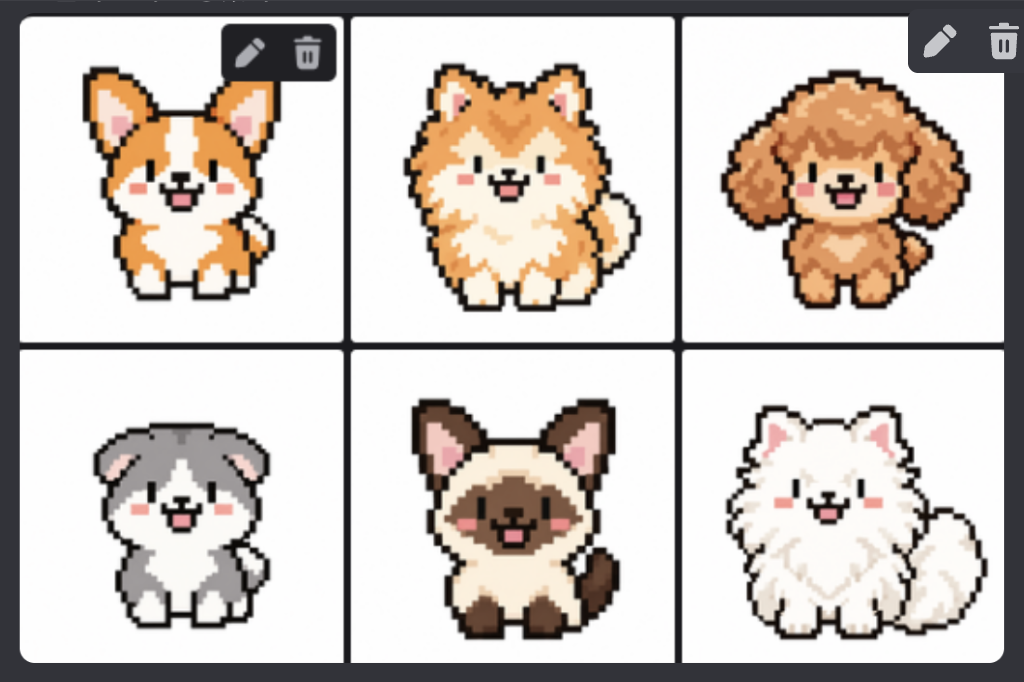
#> input picture app/character/prompts/style_ref.png, 1024 x 682 px
$ python -i canvas.py   (imports and definitions only)
#> lines starting #> are read from the running program, lines starting #| are printed output that depends on the picture; after the words box and inside, x2 and y2 are one past the last pixel; in counts of white or black regions, pixels touching at a corner belong together
#> further down, picture is the input picture: PIL image 1024x682 RGBA; mean R, G, B, A 203.7, 195.5, 189.4, 255
"""512 캔버스 배치

- pixel-dog-generator `spike/canvas512.py`·`spike/canvas512_v4.py`에서 옮긴 코드
- 규칙은 `docs/design/pixel-character-engine.md` 4번
"""

import io
from dataclasses import dataclass

import numpy as np
from PIL import Image
from scipy import ndimage

from app.character.schemas import CANVAS_SIZE

# FN-MYP-010-17 : 캐릭터 높이 통일 뒤 눈 위치 고정 -> 크기·얼굴 자리 일정
CHARACTER_HEIGHT = 341
# 얼굴 영역과 떼어 숫자로 고정 : 지금까지 만든 캐릭터와 같은 눈 높이
# (옛 얼굴 영역 (128, 64, 256, 256)의 가운데·56% 지점, 새 영역 (96, 32, 320, 320)에서 약 55%)
EYE_X = 256.0
EYE_Y = 207.36
# 눈이 그림 위쪽에 있는 캐릭터 보정 : 입이 얼굴 영역 아래로 잘림 방지
TOP_MAX = 100

DARK_MAX = 70
# 턱·몸의 어두운 무늬 제외
EYE_SEARCH_TOP = 0.6
OPEN_PASSES = 2
OUTLINE_REACH = 3
BLOB_MIN_PX, BLOB_MAX_PX = 60, 4000
BLOB_RATIO_MIN, BLOB_RATIO_MAX = 0.5, 2.0
SAME_ROW = 0.06
MIN_APART = 0.15
SIZE_SIMILAR = 0.5
HIGHLIGHT_MIN = 200
HIGHLIGHT_MIN_PX, HIGHLIGHT_MAX_PX = 30, 400

Point = tuple[float, float]


@dataclass(frozen=True)
class Layout:
    """맨몸 컷에서 잰 배치값 : 모든 착장에 재사용 -> 얼굴 자리 고정"""

    scale: float
    origin_x: float
    origin_y: float


@dataclass(frozen=True)
class Placement:
    png: bytes
    eyes: tuple[Point, Point]
    scale: float
    origin: Point
    clipped: bool

    @property
    def layout(self) -> Layout:
        return Layout(self.scale, *self.origin)

    @property
    def canvas_eyes(self) -> tuple[Point, Point]:
        """512 캔버스 위 눈 좌표 (eyes는 원본 컷 기준)"""
        (x1, y1), (x2, y2) = self.eyes
        origin_x, origin_y = self.origin
        return (
            (origin_x + x1 * self.scale, origin_y + y1 * self.scale),
            (origin_x + x2 * self.scale, origin_y + y2 * self.scale),
        )


def _pair(blobs: list[tuple[int, float, float]], image: Image.Image) -> tuple[Point, Point] | None:
    """나란하고 크기가 비슷한 덩어리 쌍 중 가장 큰 것"""
    best = None
    for i, (size1, x1, y1) in enumerate(blobs):
        for size2, x2, y2 in blobs[i + 1 :]:
            if (
                abs(y1 - y2) < SAME_ROW * image.height
                and abs(x1 - x2) > MIN_APART * image.width
                and min(size1, size2) / max(size1, size2) > SIZE_SIMILAR
                and (best is None or size1 + size2 > best[0])
            ):
                left, right = sorted([(x1, y1), (x2, y2)])
                best = (size1 + size2, left, right)
    return (best[1], best[2]) if best else None


def _blobs(
    mask: np.ndarray, outside: np.ndarray, min_px: int, max_px: int
) -> list[tuple[int, float, float]]:
    """둥글고 그림 바깥에 닿지 않은 덩어리 (바깥에 닿으면 눈이 아닌 외곽선)"""
    labels, count = ndimage.label(mask)
    blobs = []
    for k in range(1, count + 1):
        ys, xs = np.where(labels == k)
        if outside[ys, xs].any():
            continue
        ratio = (np.ptp(ys) + 1) / (np.ptp(xs) + 1)
        if min_px <= ys.size <= max_px and BLOB_RATIO_MIN <= ratio <= BLOB_RATIO_MAX:
            blobs.append((ys.size, float(xs.mean()), float(ys.mean())))
    return blobs


def find_eyes(image: Image.Image) -> tuple[Point, Point] | None:
    """위쪽 60%의 어두운 눈동자 쌍, 없으면 흰 하이라이트 쌍 (맨몸 그림 전용 : 모자 그림은 오검출)"""
    pixels = np.array(image.convert("RGBA")).astype(int)
    opaque = pixels[..., 3] > 0
#> opaque: shape (682, 1024) bool; every value is 1
    top = np.zeros(opaque.shape, dtype=bool)
    top[: int(image.height * EYE_SEARCH_TOP)] = True
    outside = ndimage.binary_dilation(~opaque, iterations=OUTLINE_REACH)
#> outside: shape (682, 1024) bool; every value is 0

    dark = opaque & top & (pixels[..., :3].max(axis=2) < DARK_MAX)
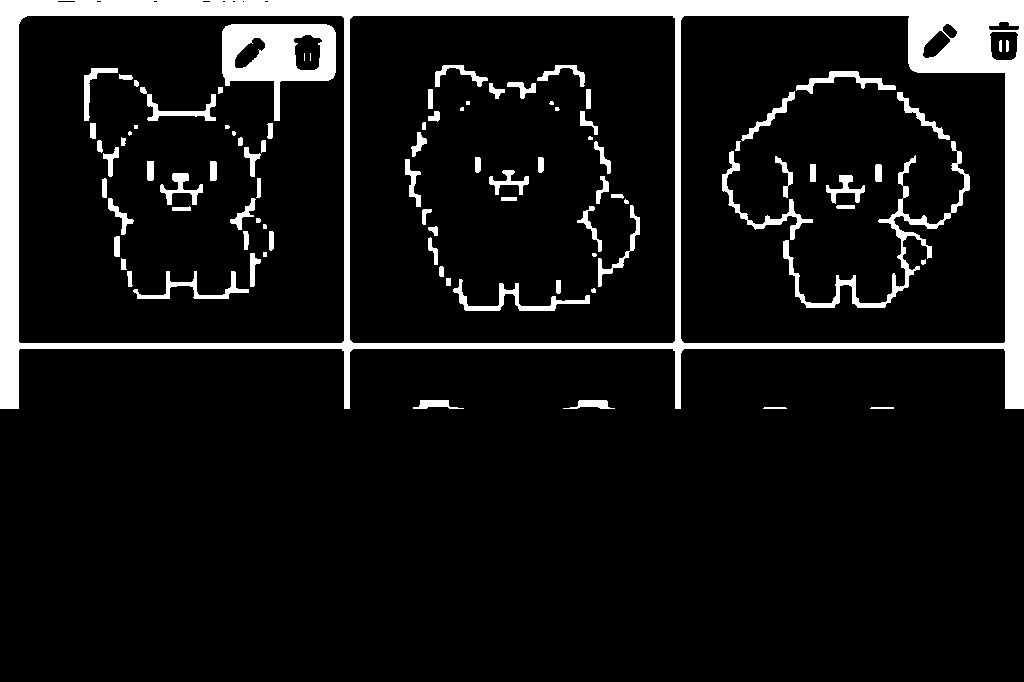
#> dark: shape (682, 1024) bool; 9.9% white; 92 white regions (14 under 20 px), largest, box (x1, y1, x2, y2) and area: (0, 0, 1024, 409) 46042, (222, 24, 336, 121) 5421, (783, 141, 970, 308) 2852
    opened = ndimage.binary_opening(dark, iterations=OPEN_PASSES)
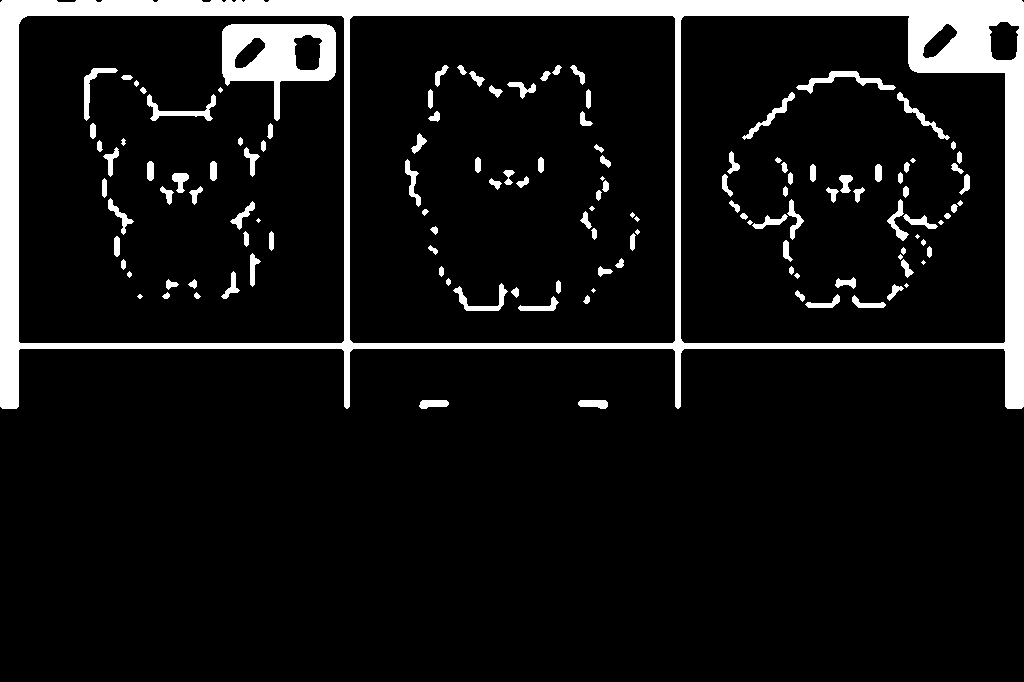
#> opened: shape (682, 1024) bool; 9.2% white; 132 white regions (16 under 20 px), largest, box (x1, y1, x2, y2) and area: (0, 0, 1024, 409) 45877, (222, 24, 336, 121) 5390, (796, 71, 896, 94) 641
    pair = _pair(_blobs(opened, outside, BLOB_MIN_PX, BLOB_MAX_PX), image)
#> in _blobs, `labels, count = ndimage.label(mask)`:
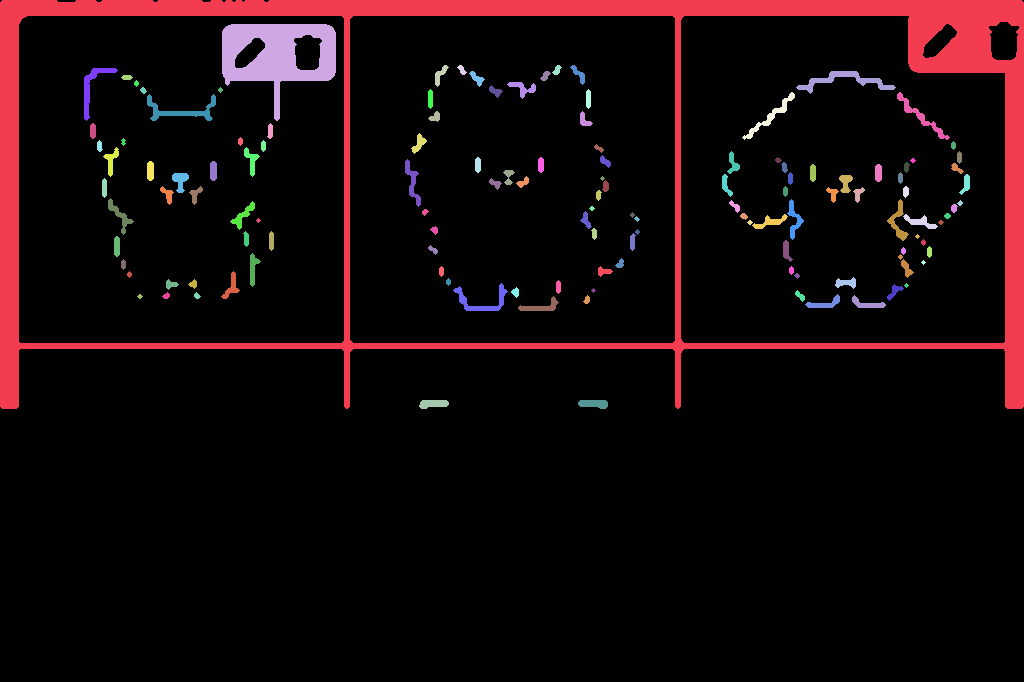
#> labels: shape (682, 1024) int32; 133 distinct labels, from 0 to 132; one colour per label, 0 black
#> in _blobs, `labels, count = ndimage.label(mask)`: count = 132
#> the loop in _blobs, `for k in range(1, count + 1):` made 132 passes
#> ratio on passes 1 to 12: 0.399, 0.851, 1.57, 1, 1, 1.33, 1.56, 1, 0.909, 0.23, 0.417, 1.4
#> after the loop in _blobs, `for k in range(1, count + 1):`: blobs = 40 items, first 6: (125, 439.8, 74.5), (114, 578.4, 73.75), (419, 92.23, 86.34), (105, 476.5, 78.05), (62, 545, 75.5), (197, 522.4, 87.8)
#> the loop in _pair, `for i, (size1, x1, y1) in enumerate(blobs):` made 40 passes
#> (size1, x1, y1) on passes 1 to 12: (125, 439.8, 74.5), (114, 578.4, 73.75), (419, 92.23, 86.34), (105, 476.5, 78.05), (62, 545, 75.5), (197, 522.4, 87.8), (86, 495, 90.85), (380, 770.5, 115.9), (388, 920.6, 116.3), (78, 434.8, 116.6), (101, 584.1, 119.9), (140, 418.5, 143.2)
#> after the loop in _pair, `for i, (size1, x1, y1) in enumerate(blobs):`: best = (807, (92.23, 86.34), (920.6, 116.3)); left = (92.23, 86.34); right = (920.6, 116.3)
#> pair = ((92.23, 86.34), (920.6, 116.3))
    if pair is not None:
        return pair

    # 검은 털 : 눈동자가 털과 붙음 -> 프롬프트가 고정한 눈마다 흰 점 1개
    white = opaque & top & (pixels[..., :3].min(axis=2) > HIGHLIGHT_MIN)
    return _pair(_blobs(white, outside, HIGHLIGHT_MIN_PX, HIGHLIGHT_MAX_PX), image)


def place(image: Image.Image) -> Placement | None:
    """FN-MYP-010-17 : 높이 통일 뒤 두 눈 기준 512×512 배치 (눈을 못 찾으면 None)"""
    eyes = find_eyes(image)
#> eyes = ((92.23, 86.34), (920.6, 116.3))
    if eyes is None:
        return None
    (x1, y1), (x2, y2) = eyes
#> x1 = 92.23; y1 = 86.34; x2 = 920.6; y2 = 116.3
    scale = CHARACTER_HEIGHT / image.height
#> scale = 0.5
    origin_x = EYE_X - (x1 + x2) / 2 * scale
#> origin_x = 2.78
    # 입력은 그림에 맞게 잘린 컷 : origin_y가 곧 캐릭터 상단
    origin_y = min(EYE_Y - (y1 + y2) / 2 * scale, TOP_MAX)
#> origin_y = 100

    size = (max(1, round(image.width * scale)), max(1, round(image.height * scale)))
#> size = (512, 341)
    # 도트 유지 : NEAREST
    big = image.convert("RGBA").resize(size, Image.NEAREST)
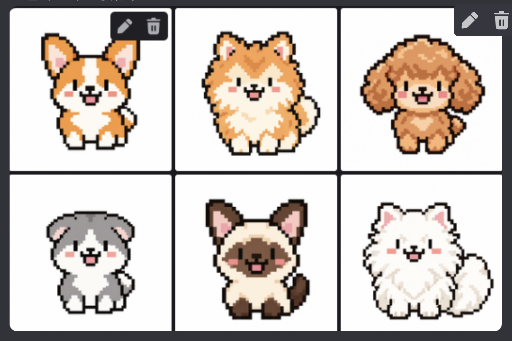
#> big: PIL image 512x341 RGBA; mean R, G, B, A 203.5, 195.3, 189.3, 255
    x, y = round(origin_x), round(origin_y)
#> x = 3; y = 100
#> (the run stopped early here; a loop or call above may not have finished)
